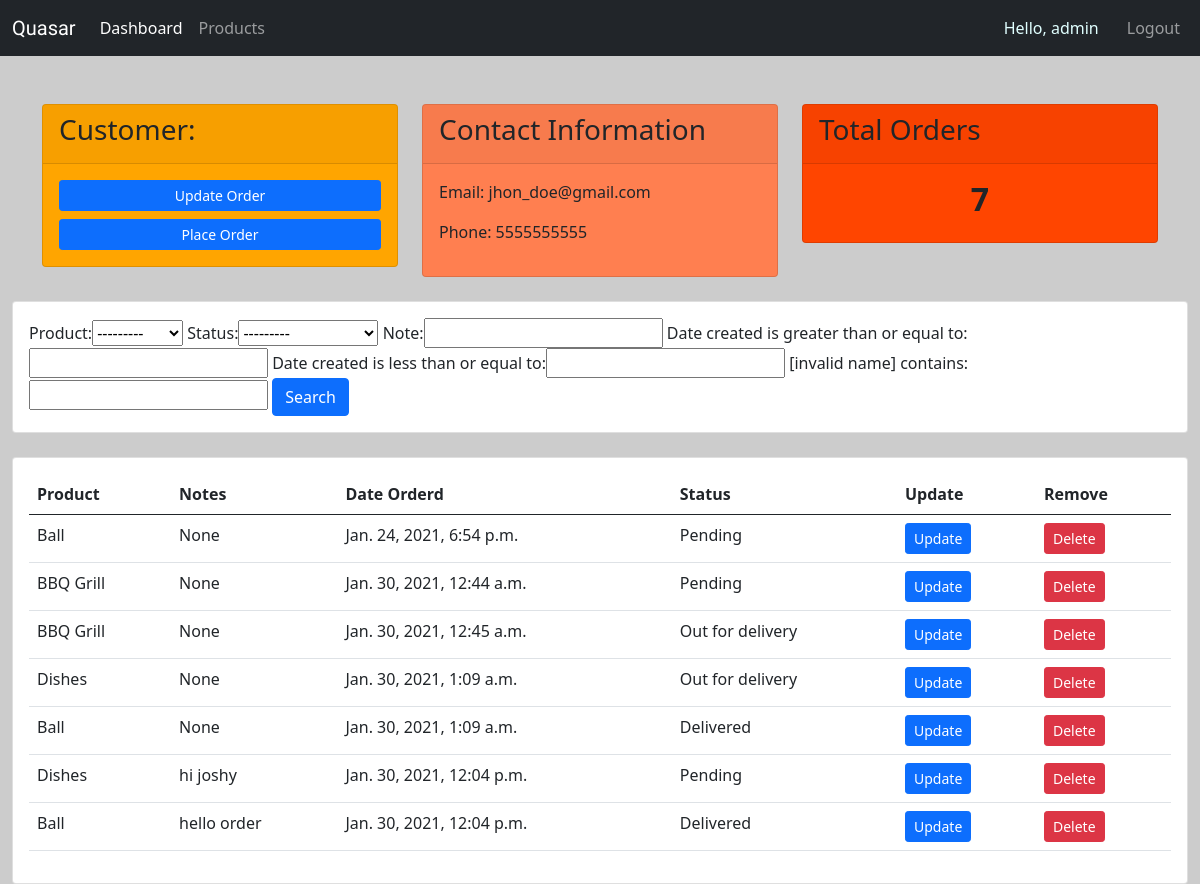
The app's page /customer/1/ (signed in) with its own data.
### accounts/models.py (models this page shows, shortened)
class Customer(models.Model):
    user = models.OneToOneField(User, null=True, blank=True, on_delete=models.CASCADE)
    name = models.CharField(max_length=200, null=True)
    phone = models.CharField(max_length=200, null=True)
    email = models.CharField(max_length=200, null=True)
    profile_pic = models.ImageField(default="profile.webp", null=True, blank=True)
    date_created = models.DateTimeField(auto_now_add=True, null=True)

class Product(models.Model):
    CATEGORY = (
        ('Indoor', 'Indoor'),
        ('Outdoor', 'Outdoor'),
    )
    name = models.CharField(max_length=200, null=True)
    price = models.FloatField(null=True)
    category = models.CharField(max_length=200, null=True, choices=CATEGORY)
    description= models.CharField(max_length=200, null=True, blank=True)
    date_created= models.DateTimeField(auto_now_add=True, null=True)
    tag = models.ManyToManyField(Tag)
    def __str__(self):
        return self.name

class Order(models.Model):
    STATUS = (
        ('Pending', 'Pending'),
        ('Out for delivery', 'Out for delivery'),
        ('Delivered', 'Delivered'),
    )
    customer = models.ForeignKey(Customer, null=True, on_delete=models.SET_NULL)
    product = models.ForeignKey(Product, null=True, on_delete=models.SET_NULL)
    date_created= models.DateTimeField(auto_now_add=True, null=True)
    status = models.CharField(max_length=200, null=True, choices=STATUS)
    note = models.CharField(max_length=200, null=True)

### accounts/decorators.py (the view)
        def wrapper_func(request, *args, **kwargs):
            group = None
            if request.user.groups.exists():
                group = request.user.groups.all()[0].name
            if group in allowed_roles:
                return view_func(request, *args, **kwargs)
            else:
                return HttpResponse('You are not authorized to view this page')

### accounts/views.py (called while the page is built)
@login_required(login_url='accounts:login')
@allowed_users(allowed_roles=['admin'])
def customer(request, pk_test):
    customer = Customer.objects.get(id=pk_test)
    orders = customer.order_set.all()
    order_count = orders.count()
    myFilter = OrderFilter(request.GET, queryset=orders)
    orders = myFilter.qs
    context = {'customer':customer, 'orders':orders, 'order_count':order_count,
               'myFilter':myFilter}
    return render(request, 'accounts/customer.html', context)

### accounts/templates/accounts/customer.html
{% extends 'accounts/main.html' %}
{% block body %}
<div class="container">
  <div class="row">
    <div class="col-md-4">
      <div class="card" id="customer_edit">
        <div class="card-header">
          <h3>Customer:</h3>
        </div>
        <div class="card-body">
            <div class="d-grid gap-2">
              <a class="btn btn-sm btn-primary" href="">Update Order</a>
              <a class="btn btn-sm btn-primary" href="{% url 'accounts:create_order' customer.id  %}">Place Order</a>
            </div>
        </div>
      </div>
    </div>
    <div class="col-md-4">
      <div class="card" id="customer_info">
        <div class="card-header">
          <h3>Contact Information</h3>
        </div>
        <div class="card-body">
            <p>Email: {{customer.email}}</p>
            <p>Phone: {{customer.phone}}</p>
        </div>
      </div>
    </div>
    <div class="col-md-4">
      <div class="card" id="customer_total_orders">
        <div class="card-header">
          <h3>Total Orders</h3>
        </div>
        <div class="card-body text-center">
            <h2><b>{{order_count}}</b></h2>
        </div>
      </div>
    </div>
  </div>
</div>
<br>
<div class="container-fluid">
<div class="row">
    <div class="col-md-12">
      <div class="card">
        <div class="card-body">
            <form method="get">
                {{myFilter.form}}
                <button type="submit" class="btn btn-primary">Search</button>
            </form>
        </div>
      </div>
    </div>
</div>
</div>
<br>
<div class="container-fluid">
<div class="row">
    <div class="col-md-12">
      <div class="card">
        <div class="card-body">
            <table class="table">
              <thead>
                <tr>
                  <th scope="col">Product</th>
                  <th scope="col">Notes</th>
                  <th scope="col">Date Orderd</th>
                  <th scope="col">Status</th>
                  <th scope="col">Update</th>
                  <th scope="col">Remove</th>
                </tr>
              </thead>
              <tbody>
                  {% for order in orders %}
                <tr>
                    <td>{{order.product}}</td>
                    <td>{{order.note}}</td>
                    <td>{{order.date_created}}</td>
                    <td>{{order.status}}</td>
                    <td><a class="btn btn-sm btn-primary" href="{% url 'accounts:update_order' order.id %}">Update</a></td>
                    <td><a class="btn btn-sm btn-danger" href="{% url 'accounts:delete_order' order.id %}">Delete</a></td>
                </tr>
                {% endfor %}
              </tbody>
            </table>
        </div>
      </div>
    </div>
</div>
</div>
{% endblock %}

### accounts/templates/accounts/navbar.html (shortened to what this page needs)
<nav class="navbar navbar-expand-lg navbar-dark bg-dark">
  <div class="container-fluid">
    <a class="navbar-brand" href="{% url 'accounts:home'%}">Quasar</a>
    <div class="collapse navbar-collapse" id="navbarNav">
      <ul class="navbar-nav">
        {% if request.user.is_staff %}
        <li class="nav-item">
          <a class="nav-link active" href="{% url 'accounts:home' %}">Dashboard</a>
        </li>
        <li class="nav-item">
          <a class="nav-link" href="{% url 'accounts:products' %}">Products</a>
        </li>
        {% else %}
        <li class="nav-item">
          <a class="nav-link" href="{% url 'accounts:account' %}">Settings</a>
        </li>
        {% endif %}
      </ul>
      <ul class="navbar-nav ms-auto">
        <span class="navbar-text" style="color:lightcyan; margin-right:20px">
          Hello, {{request.user}}</span>
        <li class="nav-item">
          <a class="nav-link" href="{% url 'accounts:logout' %}">Logout</a>
        </li>
      </ul>
    </div>
  </div>
</nav>

### static/css/main.css (style rules this page uses)
.navbar-brand { font-family: "Potta One", courier; }
body { background-color: #CCCCCC; background-image: url("https://rismedia.com/wp-content/uploads/2018/12/stock_market_509614932-1080x627.jpg"); background-repeat: no-repeat; background-size: cover; }
#customer_edit { background-color: orange; }
#customer_info { background-color: coral; }
#customer_total_orders { background-color: orangered; }

### records on screen
Customer: email "jhon_doe@gmail.com", phone "5555555555"
Order: product "Ball", note "None", date_created "Jan. 24, 2021, 6:54 p.m.", status "Pending"
Order: product "BBQ Grill", note "None", date_created "Jan. 30, 2021, 12:44 a.m.", status "Pending"
Order: product "BBQ Grill", note "None", date_created "Jan. 30, 2021, 12:45 a.m.", status "Out for delivery"
Order: product "Dishes", note "None", date_created "Jan. 30, 2021, 1:09 a.m.", status "Out for delivery"
Order: product "Ball", note "None", date_created "Jan. 30, 2021, 1:09 a.m.", status "Delivered"
Order: product "Dishes", note "hi joshy", date_created "Jan. 30, 2021, 12:04 p.m.", status "Pending"
Order: product "Ball", note "hello order", date_created "Jan. 30, 2021, 12:04 p.m.", status "Delivered"

### other values on screen
{{ request.user }} "admin"
{{ order_count }} "7"
